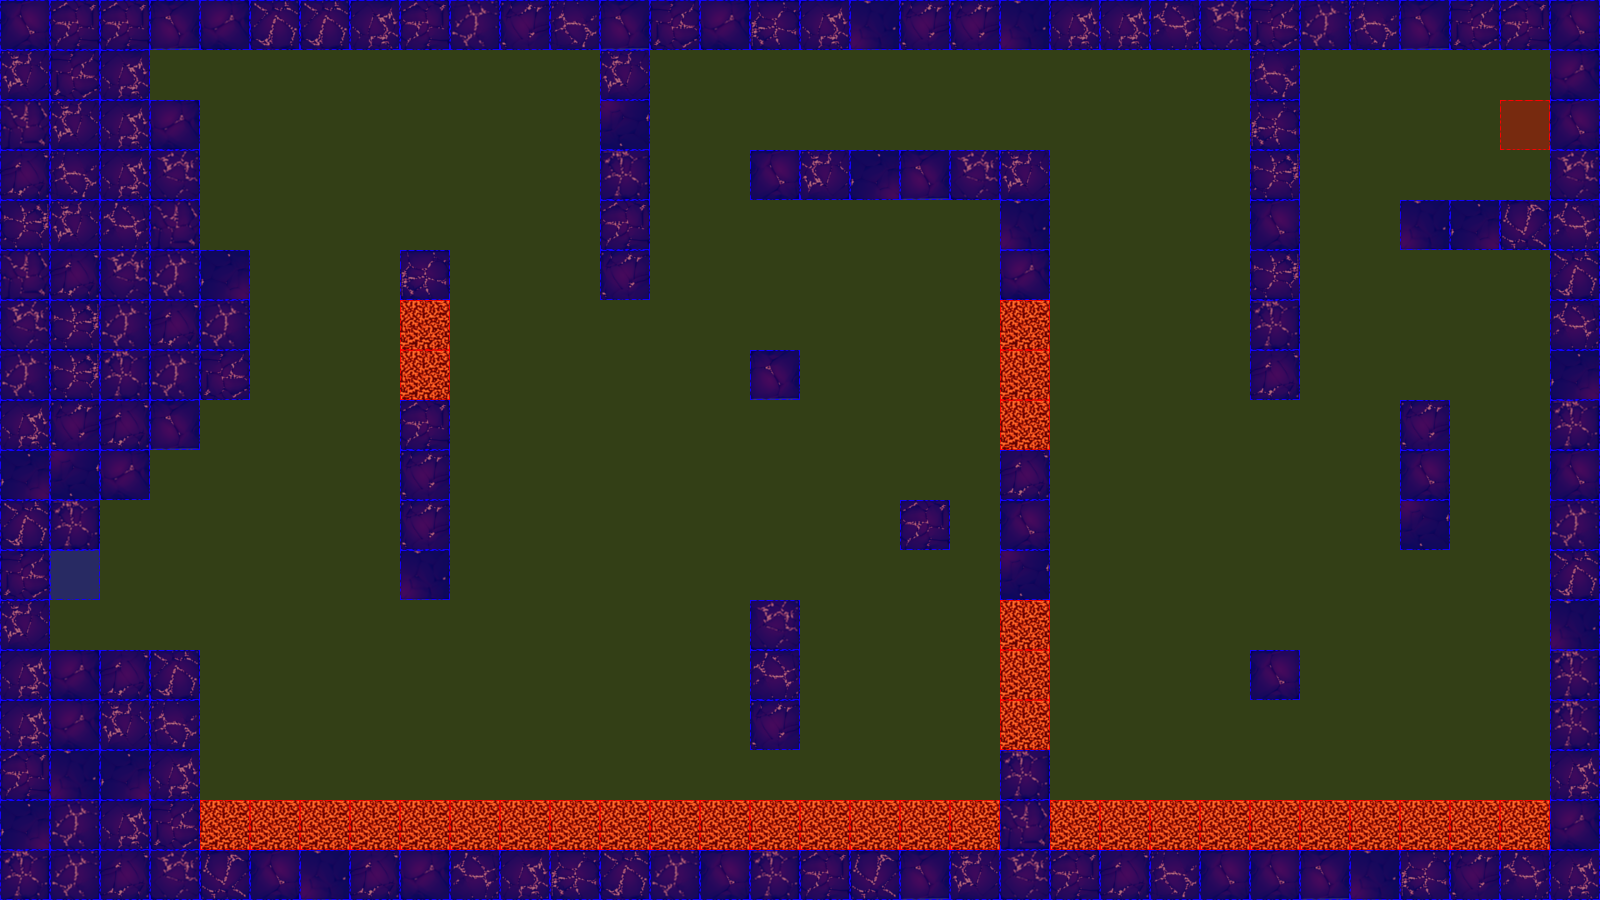

Rendered tile map (Tiled .tmx) drawn with the repository's tilesets; below, a short description and the map source with its tile grids summarised:
An orthogonal 32x18 tile map with 50x50 px tiles, 3 tile layers (terrain, collision, event), 2 tilesets.

<map version="1.0" orientation="orthogonal" renderorder="left-up" width="32" height="18" tilewidth="50" tileheight="50" nextobjectid="3">
 <tileset firstgid="1" name="dungeonTile.png" tilewidth="50" tileheight="50" tilecount="64" columns="8">
  <image source="tiles/dungeonTile.png" width="400" height="400" />
 </tileset>
 <tileset firstgid="65" name="collisionTile" tilewidth="50" tileheight="50" tilecount="12" columns="3">
  <image source="tiles/collisionTile.png" width="150" height="200" />
 </tileset>
 <layer name="terrain" width="32" height="18">
  <data>[576 cells, 222 non-empty, 24 distinct tile ids]</data>
 </layer>
 <layer name="collision" width="32" height="18">
  <data>[576 cells, 576 non-empty, 3 distinct tile ids]</data>
 </layer>
 <layer name="event" width="32" height="18">
  <data>[576 cells, 2 non-empty, 2 distinct tile ids]</data>
 </layer>
</map>
